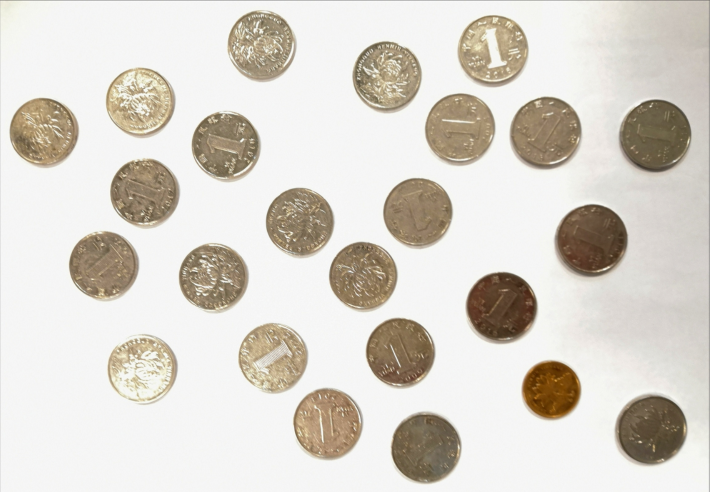
#> input picture codes/canny_hough/picture_source/input.jpg, 1419 x 983 px (shown at 1/2 size)
$ python main.py   (older library calls are emulated)
#> lines starting #> are read from the running program, lines starting #| are printed output that depends on the picture; after the words box and inside, x2 and y2 are one past the last pixel; in counts of white or black regions, pixels touching at a corner belong together; long printed decimals are rounded
### codes/canny_hough/canny.py
from cv2 import cv2
import numpy as np

class Canny:
    def __init__(self, Gaussian_kernel_size, img, HT_high_threshold, HT_low_threshold):
        '''
        :param Gaussian_kernel_size: the size of Gaussian kernel to filter the noise
        :param img: the input image, will change to the result of canny edge detection
        :param HT_high_threshold: the high threshold in Hysteresis Thresholding
        :param HT_low_threshold: the low threshold in Hysteresis Thresholding
        '''
        self.Gaussian_kernel_size = Gaussian_kernel_size
        self.img = img
        self.y, self.x = img.shape[0:2]
        self.angle = np.zeros([self.y, self.x])
        self.img_origin = None
        self.x_kernel = np.array([[-1, 1]])
        self.y_kernel = np.array([[-1], [1]])
        self.HT_high_threshold = HT_high_threshold
        self.HT_low_threshold = HT_low_threshold

    def Get_gradient_img(self):
        '''
        calculate the intensity gradient of the image
        :return: the gradient image
        '''
        print ('calculating gradient image')

        new_img_x = np.zeros([self.y, self.x], dtype=np.float)
        new_img_y = np.zeros([self.y, self.x], dtype=np.float)
        for i in range(0, self.x):
            for j in range(0, self.y):
                if j == 0:
                    new_img_y[j][i] = 1
                else:
                    new_img_y[j][i] = np.sum(np.array([[self.img[j - 1][i]], [self.img[j][i]]]) * self.y_kernel)
                if i == 0:
                    new_img_x[j][i] = 1
                else:
                    new_img_x[j][i] = np.sum(np.array([self.img[j][i - 1], self.img[j][i]]) * self.x_kernel)

        gradient_img, self.angle = cv2.cartToPolar(new_img_x, new_img_y)
        self.angle = np.tan(self.angle)
        self.img = gradient_img.astype(np.uint8)
        return self.img

    def Non_maximum_suppression (self):
        '''
        Do Non-maximum Suppression on the gradient image
        Decide the direction of the gradient by the value and the sign of tangent
        :return: the result image of Non-maximum Suppression
        '''
        print ('doing Non-maximum Suppression')

        result = np.zeros([self.y, self.x])
        for i in range(1, self.y - 1):
            for j in range(1, self.x - 1):
                if abs(self.img[i][j]) <= 4:
                    result[i][j] = 0
                    continue
                elif abs(self.angle[i][j]) > 1:
                    gradient2 = self.img[i - 1][j]
                    gradient4 = self.img[i + 1][j]
                    # g1 g2
                    #    C
                    #    g4 g3
                    if self.angle[i][j] > 0:
                        gradient1 = self.img[i - 1][j - 1]
                        gradient3 = self.img[i + 1][j + 1]
                    #    g2 g1
                    #    C
                    # g3 g4
                    else:
                        gradient1 = self.img[i - 1][j + 1]
                        gradient3 = self.img[i + 1][j - 1]
                else:
                    gradient2 = self.img[i][j - 1]
                    gradient4 = self.img[i][j + 1]
                    # g1
                    # g2 C g4
                    #      g3
                    if self.angle[i][j] > 0:
                        gradient1 = self.img[i - 1][j - 1]
                        gradient3 = self.img[i + 1][j + 1]
                    #      g3
                    # g2 C g4
                    # g1
                    else:
                        gradient3 = self.img[i - 1][j + 1]
                        gradient1 = self.img[i + 1][j - 1]

                temp1 = abs(self.angle[i][j]) * gradient1 + (1 - abs(self.angle[i][j])) * gradient2
                temp2 = abs(self.angle[i][j]) * gradient3 + (1 - abs(self.angle[i][j])) * gradient4
                if self.img[i][j] >= temp1 and self.img[i][j] >= temp2:
                    result[i][j] = self.img[i][j]
                else:
                    result[i][j] = 0
        self.img = result
        return self.img

    def Hysteresis_thresholding(self):
        '''
        Apply Hysteresis Thresholding on the result image of Non-maximum Suppression
        Strengthen the weak edges between thresholds by strong edges,
        extend along the vertical direction of gadient, set the value to high threshold
        :return: the result image of Hysteresis Thresholding
        '''
        print ('Applying Hysteresis Thresholding')

        for i in range(1, self.y - 1):
            for j in range(1, self.x - 1):
                if self.img[i][j] >= self.HT_high_threshold:
                    if abs(self.angle[i][j]) < 1:
                        if self.img_origin[i - 1][j] > self.HT_low_threshold:
                            self.img[i - 1][j] = self.HT_high_threshold
                        if self.img_origin[i + 1][j] > self.HT_low_threshold:
                            self.img[i + 1][j] = self.HT_high_threshold
                        # g1 g2
                        #    C
                        #    g4 g3
                        if self.angle[i][j] < 0:
                            if self.img_origin[i - 1][j - 1] > self.HT_low_threshold:
                                self.img[i - 1][j - 1] = self.HT_high_threshold
                            if self.img_origin[i + 1][j + 1] > self.HT_low_threshold:
                                self.img[i + 1][j + 1] = self.HT_high_threshold
                        #    g2 g1
                        #    C
                        # g3 g4
                        else:
                            if self.img_origin[i - 1][j + 1] > self.HT_low_threshold:
                                self.img[i - 1][j + 1] = self.HT_high_threshold
                            if self.img_origin[i + 1][j - 1] > self.HT_low_threshold:
                                self.img[i + 1][j - 1] = self.HT_high_threshold
                    else:
                        if self.img_origin[i][j - 1] > self.HT_low_threshold:
                            self.img[i][j - 1] = self.HT_high_threshold
                        if self.img_origin[i][j + 1] > self.HT_low_threshold:
                            self.img[i][j + 1] = self.HT_high_threshold
                        # g1
                        # g2 C g4
                        #      g3
                        if self.angle[i][j] < 0:
                            if self.img_origin[i - 1][j - 1] > self.HT_low_threshold:
                                self.img[i - 1][j - 1] = self.HT_high_threshold
                            if self.img_origin[i + 1][j + 1] > self.HT_low_threshold:
                                self.img[i + 1][j + 1] = self.HT_high_threshold
                        #      g3
                        # g2 C g4
                        # g1
                        else:
                            if self.img_origin[i - 1][j + 1] > self.HT_low_threshold:
                                self.img[i + 1][j - 1] = self.HT_high_threshold
                            if self.img_origin[i + 1][j - 1] > self.HT_low_threshold:
                                self.img[i + 1][j - 1] = self.HT_high_threshold
        return self.img

    def canny_algorithm(self):
        '''
        execute Canny in the sequence of Gaussian Blur, gradient image,
        Non-maximum Suppression and Hysteresis Thresholding
        :return: the result image of Canny Edge Detection
        '''
        self.img = cv2.GaussianBlur(self.img, (self.Gaussian_kernel_size, self.Gaussian_kernel_size), 0)
        self.Get_gradient_img()
        self.img_origin = self.img.copy()
        self.Non_maximum_suppression()
        self.Hysteresis_thresholding()
        return self.img

### codes/canny_hough/hough.py
import numpy as np
import math

class Hough_transform:
    def __init__(self, img, angle, step=5, threshold=135):
        '''
        :param img: the input image
        :param angle: the input gradient matrix
        :param step: Hough step (stride)
        :param threshold: the threshold of choosing circles
        '''
        self.img = img
        self.angle = angle
        self.y, self.x = img.shape[0:2]
        self.radius = math.ceil(math.sqrt(self.y**2 + self.x**2))
        self.step = step
        self.vote_matrix = np.zeros([math.ceil(self.y / self.step), math.ceil(self.x / self.step), math.ceil(self.radius / self.step)])
        self.threshold = threshold
        self.circles = []

    def Hough_transform_algorithm(self):
        '''
        build the 3D space according to x, y and radius
        vote along the gradient direction of the points on the edges
        :return: the vote matrix
        '''
        print ('Doing Hough Transform')

        for i in range(1, self.y - 1):
            for j in range(1, self.x - 1):
                if self.img[i][j] > 0:
                    y = i
                    x = j
                    r = 0
                    while y < self.y and x < self.x and y >= 0 and x >= 0:
                        self.vote_matrix[math.floor(y / self.step)][math.floor(x / self.step)][math.floor(r / self.step)] += 1
                        y = y + self.step * self.angle[i][j]
                        x = x + self.step
                        r = r + math.sqrt((self.step * self.angle[i][j])**2 + self.step**2)
                    y = i - self.step * self.angle[i][j]
                    x = j - self.step
                    r = math.sqrt((self.step * self.angle[i][j])**2 + self.step**2)
                    while y < self.y and x < self.x and y >= 0 and x >= 0:
                        self.vote_matrix[math.floor(y / self.step)][math.floor(x / self.step)][math.floor(r / self.step)] += 1
                        y = y - self.step * self.angle[i][j]
                        x = x - self.step
                        r = r + math.sqrt((self.step * self.angle[i][j])**2 + self.step**2)

        return self.vote_matrix

    def Select_Circle(self):
        '''
        choose the appropriate circles from the vote matrix limited by the threshold
        and apply Non-maximum Suppression to it, which means taking average of nearby points here
        :return: None
        '''
        print ('Selecting Circle')

        houxuanyuan = []
        for i in range(0, math.ceil(self.y / self.step)):
            for j in range(0, math.ceil(self.x / self.step)):
                for r in range(0, math.ceil(self.radius / self.step)):
                    if self.vote_matrix[i][j][r] >= self.threshold:
                        y = i * self.step + self.step / 2
                        x = j * self.step + self.step / 2
                        r = r * self.step + self.step / 2
                        houxuanyuan.append((math.ceil(x), math.ceil(y), math.ceil(r)))
        if len(houxuanyuan) == 0:
            print("No Circle in this threshold.")
            return
        x, y, r = houxuanyuan[0]
        possible = []
        middle = []
        for circle in houxuanyuan:
            if abs(x - circle[0]) <= 20 and abs(y - circle[1]) <= 20:
                possible.append([circle[0], circle[1], circle[2]])
            else:
                result = np.array(possible).mean(axis=0)
                middle.append((result[0], result[1], result[2]))
                possible.clear()
                x, y, r = circle
                possible.append([x, y, r])
        result = np.array(possible).mean(axis=0)
        middle.append((result[0], result[1], result[2]))

        def takeFirst(elem):
            return elem[0]

        middle.sort(key=takeFirst)
        x, y, r = middle[0]
        possible = []
        for circle in middle:
            if abs(x - circle[0]) <= 20 and abs(y - circle[1]) <= 20:
                possible.append([circle[0], circle[1], circle[2]])
            else:
                result = np.array(possible).mean(axis=0)
                print("Circle core: (%f, %f)  Radius: %f" % (result[0], result[1], result[2]))
                self.circles.append((result[0], result[1], result[2]))
                possible.clear()
                x, y, r = circle
                possible.append([x, y, r])
        result = np.array(possible).mean(axis=0)
        print("Circle core: (%f, %f)  Radius: %f" % (result[0], result[1], result[2]))
        self.circles.append((result[0], result[1], result[2]))


    def Calculate(self):
        '''
        execute Hough Transform
        :return: result of circles, coordinates of centers and radius
        '''
        self.Hough_transform_algorithm()
        self.Select_Circle()
        return self.circles

### codes/canny_hough/main.py
from cv2 import cv2
import math
from hough import Hough_transform
from canny import Canny

Path = "picture_source/input"
# Path = "picture_source/picture"
Save_Path = "picture_result/"
name = '.jpg'
Reduced_ratio = 2
Gaussian_kernel_size = 3
HT_high_threshold = 32
HT_low_threshold = 8
# lower for more details
Hough_transform_step = 8
Hough_transform_threshold = 125
# higher may detect nothing

if __name__ == '__main__':
    img_gray = cv2.imread(Path + name, cv2.IMREAD_GRAYSCALE)
#> img_gray: shape (983, 1419); min 39, max 254, mean 212.8
    img_RGB = cv2.imread(Path + name)
#> img_RGB is the input picture: shape (983, 1419, 3); mean B, G, R 203.7, 212, 217
    y, x = img_gray.shape[0:2]
#> y = 983; x = 1419
    img_gray = cv2.resize(img_gray, (int(x / Reduced_ratio), int(y / Reduced_ratio)))
#> img_gray: shape (491, 709)
    img_RGB = cv2.resize(img_RGB, (int(x / Reduced_ratio), int(y / Reduced_ratio)))
#> img_RGB: shape (491, 709, 3)
    # start running canny edge detector
    print ('===== Run Canny =====')
    canny = Canny(Gaussian_kernel_size, img_gray, HT_high_threshold, HT_low_threshold)
    canny.canny_algorithm()
#> after the loop in Get_gradient_img, `for i in range(0, self.x):`:
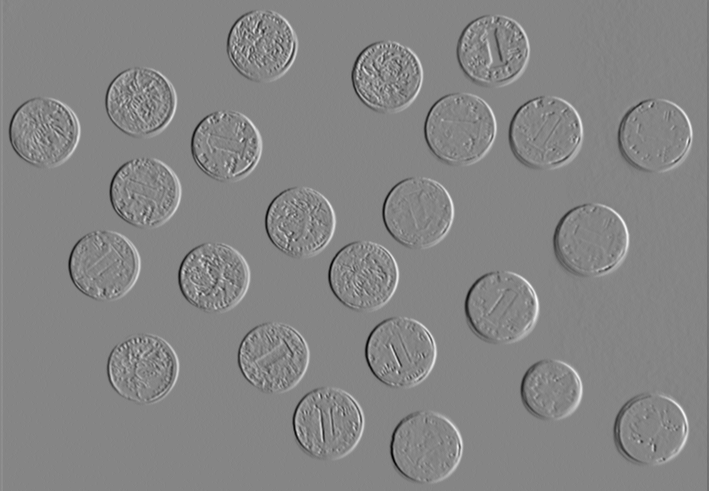
#> new_img_x: shape (491, 709) float64; min -65, max 59, mean -0.1; drawn with min black and max white
#> after the loop in Get_gradient_img, `for i in range(0, self.x):`:
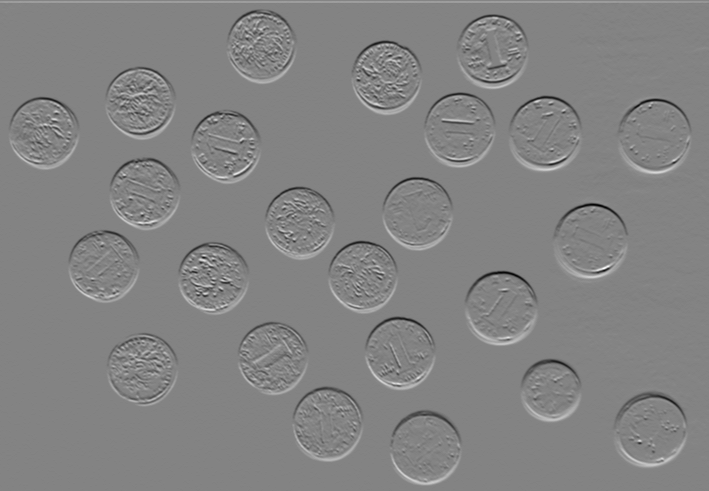
#> new_img_y: shape (491, 709) float64; min -72, max 68, mean 0.1; drawn with min black and max white
#> in Get_gradient_img, `gradient_img, self.angle = cv2.cartToPolar(new_img_x, new_img_y)`:
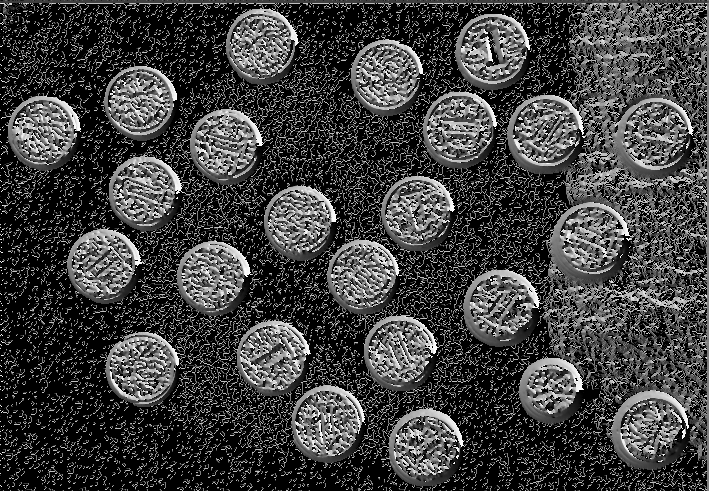
#> self.angle: shape (491, 709) float64; min 0, max 6.26, mean 1.58; drawn with min black and max white
#> in Get_gradient_img, `self.angle = np.tan(self.angle)`:
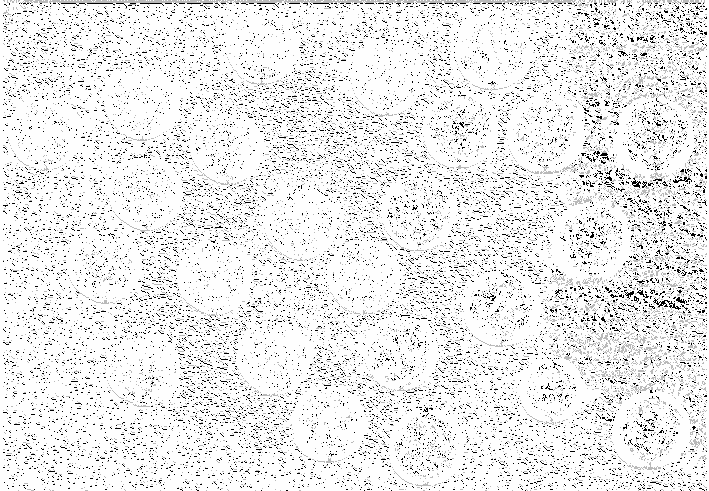
#> self.angle: shape (491, 709) float64; min -83858283, max 69.01, mean -6617518.6; drawn with min black and max white
#> after the loop in Non_maximum_suppression, `for i in range(1, self.y - 1):`:
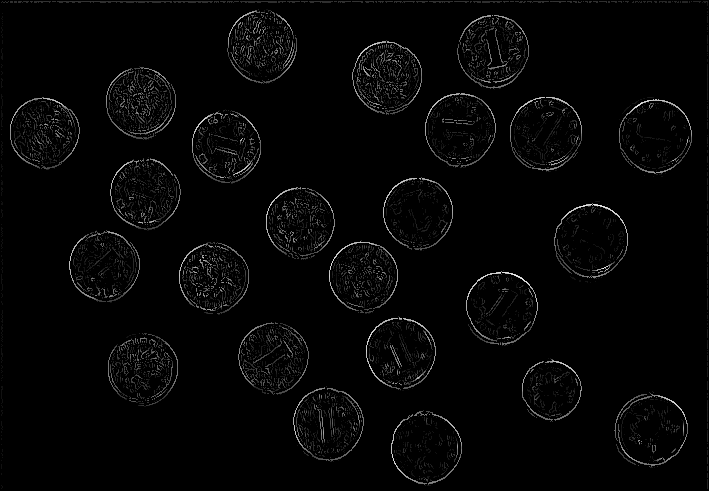
#> result: shape (491, 709) float64; min 0, max 75, mean 1.7; drawn with min black and max white
#> after the loop in Hysteresis_thresholding, `for i in range(1, self.y - 1):`:
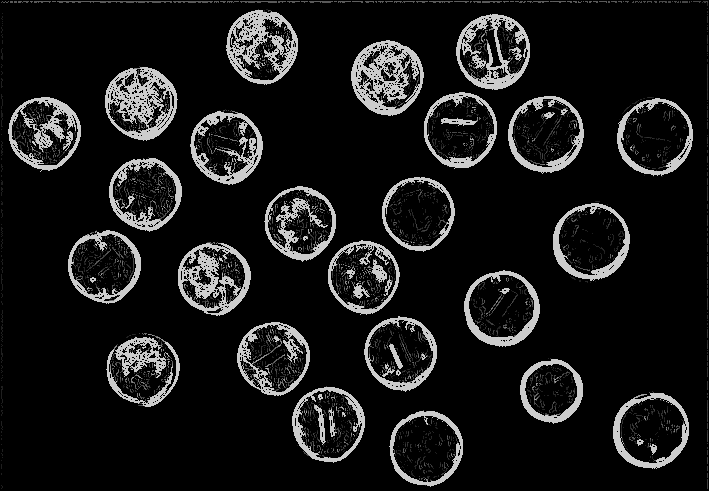
#> self.img: shape (491, 709) float64; 10.7% of pixels changed, all inside (x1, y1, x2, y2) = (8, 10, 693, 487); drawn with min black and max white
    # save the result of canny
    cv2.imwrite(Save_Path + "canny_result" + name, canny.img)

    # start running hough transform
    print ('===== Run Hough Transform =====')
    Hough = Hough_transform(canny.img, canny.angle, Hough_transform_step, Hough_transform_threshold)
    circles = Hough.Calculate()
#| Circle core: (652.000, 132.000)  Radius: 36.000
#> circles = 25 items, first 6: (48, 132, 32), (104, 266, 34), (140, 100, 30.67), (140, 372, 36), (148, 193.3, 33.33), (216, 276, 32)
    # if not ((canny.img == Hough.img).all()):
    #     cv2.imwrite(Save_Path + "hough_result" + name, Hough.img)
    for circle in circles:
        cv2.circle(img_RGB, (math.ceil(circle[0]), math.ceil(circle[1])), math.ceil(circle[2]), (132, 135, 239), 2)
#> this loop made 25 passes
#> circle on passes 1 to 12: (48, 132, 32), (104, 266, 34), (140, 100, 30.67), (140, 372, 36), (148, 193.3, 33.33), (216, 276, 32), (230, 144, 34), (264, 44, 32), (276, 356, 36), (304, 220, 32), (328, 420, 36), (360, 276, 32)
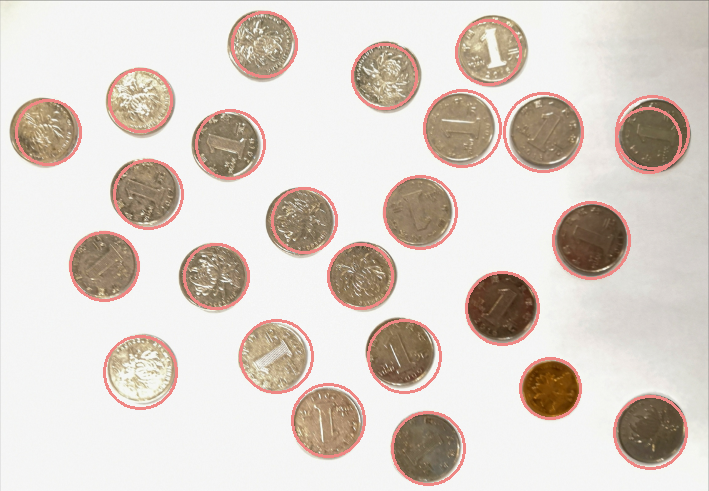
#> img_RGB: shape (491, 709, 3); mean B, G, R 201.6, 209.3, 218.8
    print('number of circles:', len(circles))
#| number of circles: 25
    # save the final result - origin image with found circles marked out
    cv2.imwrite(Save_Path + "final_result" + name, img_RGB)
    print ('===== Done =====')
